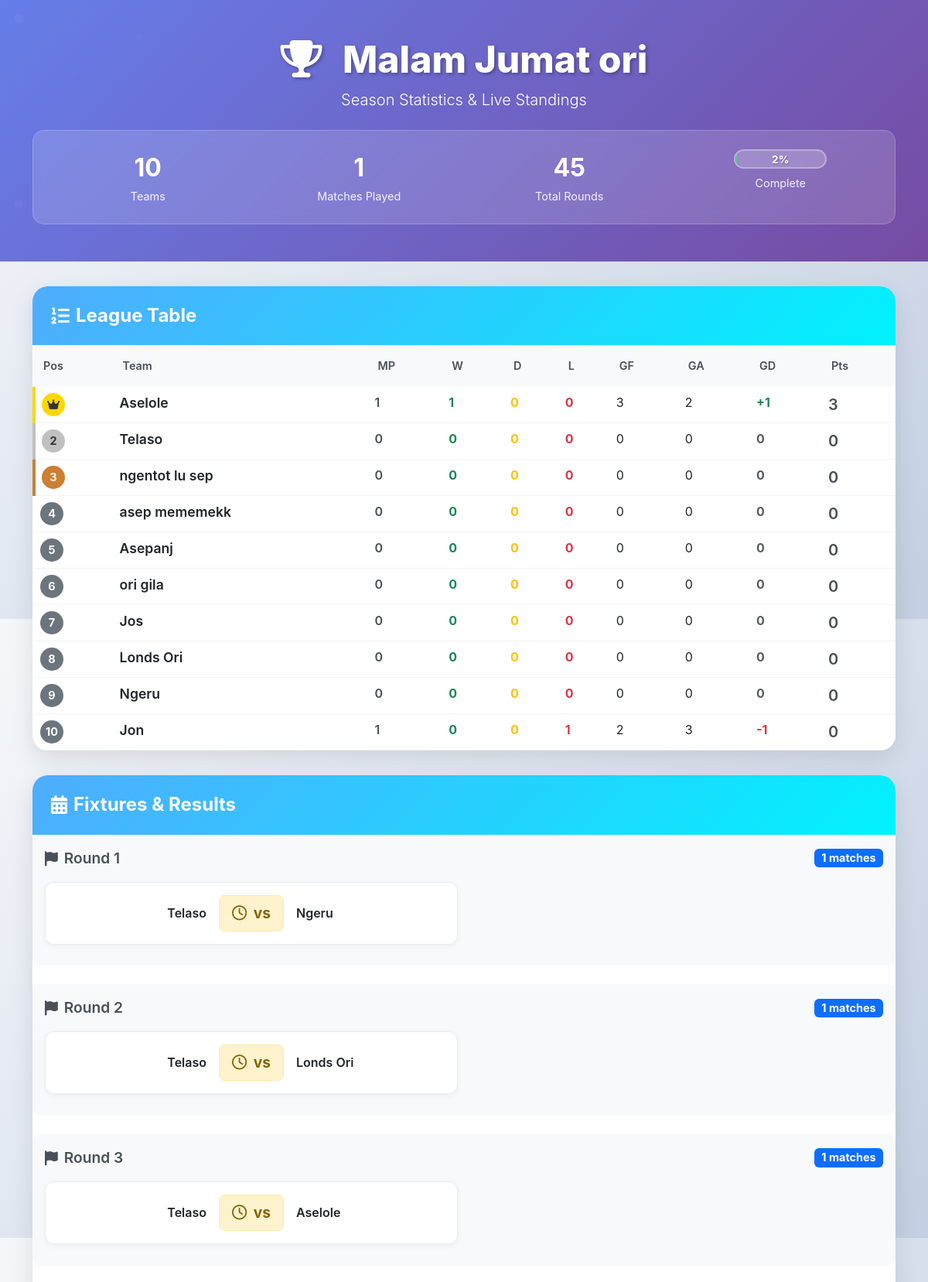
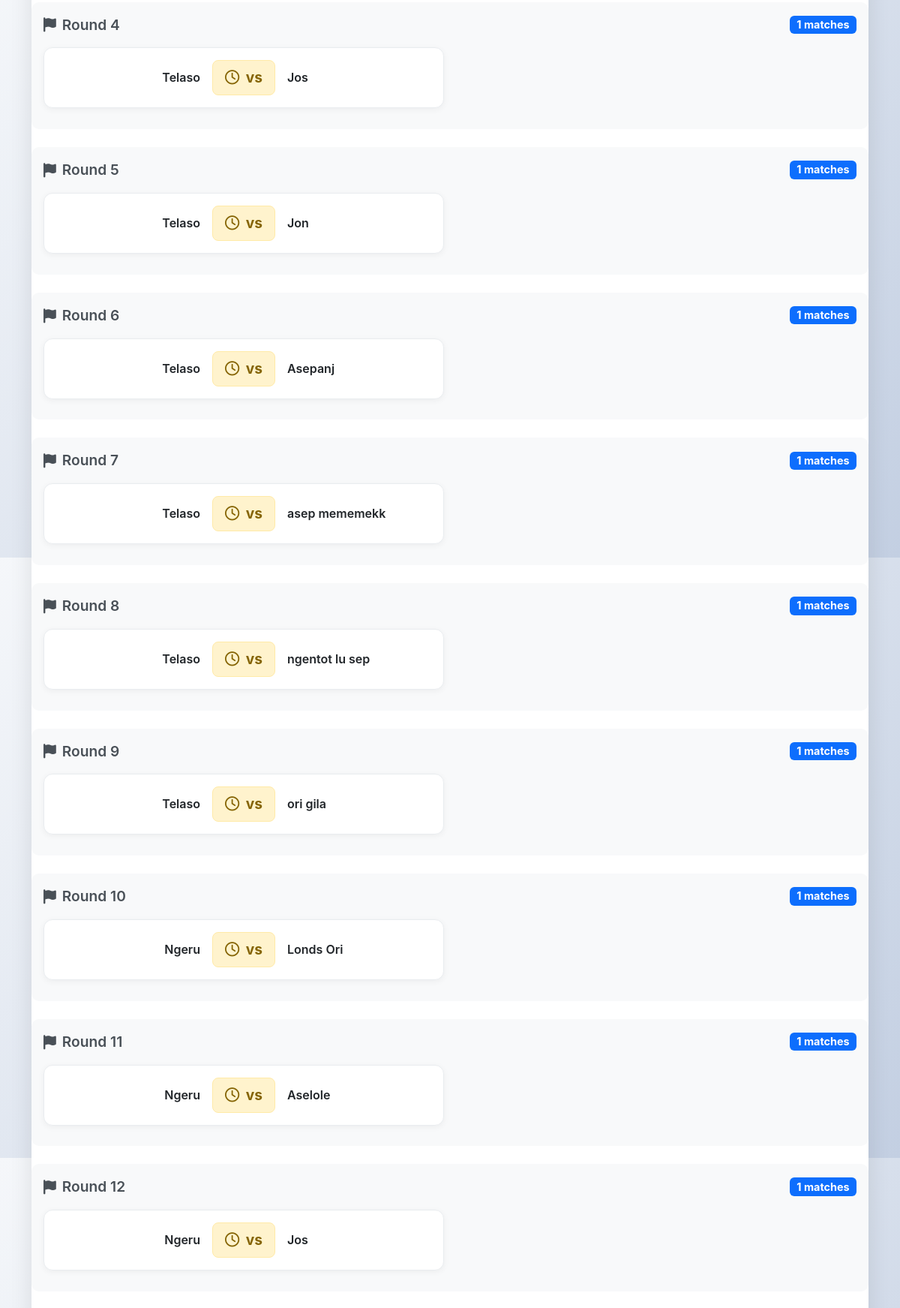
The app's page /show-standing.php?code=f5a2fd519a (upper part) with its own data (2 pictures, top to bottom).
### tables this page shows
CREATE TABLE `leagues` (
  `id` int(11) NOT NULL,
  `user_id` int(11) NOT NULL,
  `name` varchar(100) NOT NULL,
  `created_by` int(11) DEFAULT NULL,
  `created_at` timestamp NOT NULL DEFAULT current_timestamp(),
  `is_public` tinyint(1) DEFAULT 0,
  `code` varchar(20) DEFAULT NULL
);

CREATE TABLE `league_standings` (
  `id` int(11) NOT NULL,
  `league_id` int(11) NOT NULL,
  `team_name` varchar(50) NOT NULL,
  `matches_played` int(11) DEFAULT 0,
  `wins` int(11) DEFAULT 0,
  `draws` int(11) DEFAULT 0,
  `losses` int(11) DEFAULT 0,
  `goals_for` int(11) DEFAULT 0,
  `goals_against` int(11) DEFAULT 0,
  `goal_difference` int(11) DEFAULT 0,
  `points` int(11) DEFAULT 0
);

CREATE TABLE `league_fixtures` (
  `id` int(11) NOT NULL,
  `league_id` int(11) NOT NULL,
  `round` int(11) NOT NULL,
  `home_team` varchar(50) DEFAULT NULL,
  `away_team` varchar(50) DEFAULT NULL,
  `home_score` int(11) DEFAULT NULL,
  `away_score` int(11) DEFAULT NULL,
  `is_played` tinyint(1) DEFAULT 0
);

### show-standing.php (the view, shortened to what this page needs)
<?php
$host = 'localhost';
$db = 'czkugpvg_league';
$user = 'czkugpvg_league';
$pass = 'BangJal!';
try {
    $pdo = new PDO("mysql:host=$host;dbname=$db", $user, $pass);
    $pdo->setAttribute(PDO::ATTR_ERRMODE, PDO::ERRMODE_EXCEPTION);
} catch (PDOException $e) {
    die("Database connection failed: " . $e->getMessage());
}
$league_code = $_GET['code'] ?? null;
$stmt = $pdo->prepare("SELECT id, name FROM leagues WHERE code = ?");
$stmt->execute([$league_code]);
$league = $stmt->fetch(PDO::FETCH_ASSOC);
$league_id = $league['id'];
$standingsStmt = $pdo->prepare("SELECT * FROM league_standings WHERE league_id = ? ORDER BY points DESC, goal_difference DESC, goals_for DESC");
$standingsStmt->execute([$league_id]);
$standings = $standingsStmt->fetchAll(PDO::FETCH_ASSOC);
$logStmt = $pdo->prepare("SELECT * FROM league_match_log WHERE league_id = ?");
$logStmt->execute([$league_id]);
$match_logs = $logStmt->fetchAll(PDO::FETCH_ASSOC);
$score_lookup = [];
foreach ($match_logs as $log) {
    $key = "{$log['round']}_{$log['home_team']}_{$log['away_team']}";
    $score_lookup[$key] = [
        'home_score' => $log['home_score'],
        'away_score' => $log['away_score'],
        'winner' => $log['home_score'] > $log['away_score'] ? 'home' : ($log['away_score'] > $log['home_score'] ? 'away' : 'draw')
    ];
}
$allFixturesStmt = $pdo->prepare("SELECT * FROM league_fixtures WHERE league_id = ? ORDER BY round ASC, id ASC");
$allFixturesStmt->execute([$league_id]);
$allFixtures = $allFixturesStmt->fetchAll(PDO::FETCH_ASSOC);
$fixtures_by_round = [];
foreach ($allFixtures as $fixture) {
    $fixtures_by_round[$fixture['round']][] = $fixture;
}
$totalRoundsStmt = $pdo->prepare("SELECT MAX(round) as max_round FROM league_fixtures WHERE league_id = ?");
$totalRoundsStmt->execute([$league_id]);
$max_round = (int) $totalRoundsStmt->fetchColumn();
$total_matches = count($match_logs);
$total_fixtures = count($allFixtures);
$completion_percentage = $total_fixtures > 0 ? round(($total_matches / $total_fixtures) * 100) : 0;
?>
<!DOCTYPE html>
<html lang="en">
<head>
  <link href="https://cdn.jsdelivr.net/npm/bootstrap@5.3.0/dist/css/bootstrap.min.css" rel="stylesheet">
  <link href="https://cdnjs.cloudflare.com/ajax/libs/font-awesome/6.4.0/css/all.min.css" rel="stylesheet">
</head>
<body>
  <div class="hero-header">
    <div class="container position-relative">
      <div class="text-center mb-4">
        <h1 class="league-title">
          <i class="fas fa-trophy me-3"></i>
          <?= htmlspecialchars($league['name']) ?>
        </h1>
        <p class="lead mb-0">Season Statistics & Live Standings</p>
      </div>
      <div class="league-stats">
        <div class="row g-4">
          <div class="col-6 col-md-3">
            <div class="stats-item">
              <span class="stats-number"><?= count($standings) ?></span>
              <span class="stats-label">Teams</span>
            </div>
          </div>
          <div class="col-6 col-md-3">
            <div class="stats-item">
              <span class="stats-number"><?= $total_matches ?></span>
              <span class="stats-label">Matches Played</span>
            </div>
          </div>
          <div class="col-6 col-md-3">
            <div class="stats-item">
              <span class="stats-number"><?= $max_round ?></span>
              <span class="stats-label">Total Rounds</span>
            </div>
          </div>
          <div class="col-6 col-md-3">
            <div class="stats-item">
              <div class="progress-container-hero">
                <div class="progress-bar-hero">
                  <div class="progress-fill" style="width: <?= $completion_percentage ?>%"></div>
                  <span class="progress-percentage"><?= $completion_percentage ?>%</span>
                </div>
              </div>
              <span class="stats-label mt-2 d-block">Complete</span>
            </div>
          </div>
        </div>
      </div>
    </div>
  </div>
  <div class="container pb-5">
    <div class="standings-card">
      <div class="card-header-custom">
        <h2 class="card-title">
          <i class="fas fa-list-ol"></i>
          League Table
        </h2>
      </div>
      <div class="card-body p-0">
        <?php if (!empty($standings)): ?>
          <div class="table-responsive">
            <table class="table standings-table">
              <thead>
                <tr>
                  <th>Pos</th><th>Team</th><th>MP</th><th>W</th><th>D</th><th>L</th><th>GF</th><th>GA</th><th>GD</th><th>Pts</th>
                </tr>
              </thead>
            <tbody>
              <?php $rank = 1; foreach ($standings as $team): ?>
                <tr>
                  <td>
                    <div class="position-badge pos-<?= $rank <= 3 ? $rank : 'other' ?>">
                      <?php if ($rank == 1): ?>
                        <i class="fas fa-crown"></i>
                      <?php elseif ($rank <= 3): ?>
                        <?= $rank ?>
                      <?php else: ?>
                        <?= $rank ?>
                      <?php endif; ?>
                    </div>
                  </td>
                  <td>
                    <div class="team-name"><?= htmlspecialchars($team['team_name']) ?></div>
                  </td>
                  <td><span class="stat-highlight"><?= $team['matches_played'] ?></span></td>
                  <td><span class="text-success fw-bold"><?= $team['wins'] ?></span></td>
                  <td><span class="text-warning fw-bold"><?= $team['draws'] ?></span></td>
                  <td><span class="text-danger fw-bold"><?= $team['losses'] ?></span></td>
                  <td><?= $team['goals_for'] ?></td>
                  <td><?= $team['goals_against'] ?></td>
                  <td class="<?= $team['goal_difference'] > 0 ? 'text-success' : ($team['goal_difference'] < 0 ? 'text-danger' : 'text-muted') ?> fw-bold">
                    <?= $team['goal_difference'] > 0 ? '+' : '' ?><?= $team['goal_difference'] ?>
                  </td>
                  <td><span class="stat-highlight fs-5"><?= $team['points'] ?></span></td>
                </tr>
                <?php $rank++; ?>
              <?php endforeach; ?>
            </tbody>
          </table>
        </div>
        <?php endif; ?>
      </div>
    </div>
    <div class="fixtures-card">
      <div class="card-header-custom">
        <h2 class="card-title">
          <i class="fas fa-calendar-alt"></i>
          Fixtures & Results
        </h2>
      </div>
      <div class="card-body">
        <?php if (!empty($fixtures_by_round)): ?>
          <?php foreach ($fixtures_by_round as $round => $matches): ?>
            <div class="fixture-round">
              <div class="round-header">
                <i class="fas fa-flag"></i>
                Round <?= $round ?>
                <span class="badge bg-primary ms-auto"><?= count($matches) ?> matches</span>
              </div>
              <div class="row g-3">
                <?php foreach ($matches as $match): ?>
                  <?php
                    $home = $match['home_team'];
                    $away = $match['away_team'];
                    $key = "{$match['round']}_{$home}_{$away}";
                    $score_data = $score_lookup[$key] ?? null;
                    $is_played = $score_data !== null;
                  ?>
                  <div class="col-md-6">
                    <div class="match-fixture <?= $is_played ? ($score_data['winner'] === 'home' ? 'winner-home' : ($score_data['winner'] === 'away' ? 'winner-away' : 'match-draw')) : '' ?>">
                      <div class="match-teams">
                        <div class="team-side text-end">
                          <div class="team-name-fixture"><?= htmlspecialchars($home) ?></div>
                        </div>
                        <div class="match-score <?= $is_played ? 'score-played' : 'score-pending' ?>">
                          <?php if ($is_played): ?>
                            <i class="fas fa-trophy me-1"></i>
                            <?= $score_data['home_score'] ?> - <?= $score_data['away_score'] ?>
                          <?php else: ?>
                            <i class="far fa-clock me-1"></i>
                            vs
                          <?php endif; ?>
                        </div>
                        <div class="team-side">
                          <div class="team-name-fixture"><?= htmlspecialchars($away) ?></div>
                        </div>
                      </div>
                    </div>
                  </div>
                <?php endforeach; ?>
              </div>
            </div>
          <?php endforeach; ?>
        <?php endif; ?>
      </div>
    </div>
  </div>
</body>
</html>

### records on screen
leagues: name "Malam Jumat ori"
league_standings: team_name "Aselole", matches_played "1", wins "1", draws "0", losses "0", goals_for "3", goals_against "2", goal_difference "1", points "3"
league_standings: team_name "Telaso", matches_played "0", wins "0", draws "0", losses "0", goals_for "0", goals_against "0", goal_difference "0", points "0"
league_standings: team_name "ngentot lu sep", matches_played "0", wins "0", draws "0", losses "0", goals_for "0", goals_against "0", goal_difference "0", points "0"
league_standings: team_name "asep mememekk", matches_played "0", wins "0", draws "0", losses "0", goals_for "0", goals_against "0", goal_difference "0", points "0"
league_standings: team_name "Asepanj", matches_played "0", wins "0", draws "0", losses "0", goals_for "0", goals_against "0", goal_difference "0", points "0"
league_standings: team_name "ori gila", matches_played "0", wins "0", draws "0", losses "0", goals_for "0", goals_against "0", goal_difference "0", points "0"
league_standings: team_name "Jos", matches_played "0", wins "0", draws "0", losses "0", goals_for "0", goals_against "0", goal_difference "0", points "0"
league_standings: team_name "Londs Ori", matches_played "0", wins "0", draws "0", losses "0", goals_for "0", goals_against "0", goal_difference "0", points "0"
league_standings: team_name "Ngeru", matches_played "0", wins "0", draws "0", losses "0", goals_for "0", goals_against "0", goal_difference "0", points "0"
league_standings: team_name "Jon", matches_played "1", wins "0", draws "0", losses "1", goals_for "2", goals_against "3", goal_difference "-1", points "0"
league_fixtures: home_team "Telaso", away_team "Ngeru"
league_fixtures: home_team "Telaso", away_team "Londs Ori"
league_fixtures: home_team "Telaso", away_team "Aselole"
league_fixtures: home_team "Telaso", away_team "Jos"
league_fixtures: home_team "Telaso", away_team "Jon"
league_fixtures: home_team "Telaso", away_team "Asepanj"
league_fixtures: home_team "Telaso", away_team "asep mememekk"
league_fixtures: home_team "Telaso", away_team "ngentot lu sep"
league_fixtures: home_team "Telaso", away_team "ori gila"
league_fixtures: home_team "Ngeru", away_team "Londs Ori"
league_fixtures: home_team "Ngeru", away_team "Aselole"
league_fixtures: home_team "Ngeru", away_team "Jos"

### other values on screen
count($standings) "10"
$total_matches "1"
$max_round "45"
$completion_percentage "2"
$round "1"
count($matches) "1"
$round "2"
$round "3"
$round "4"
$round "5"
$round "6"
$round "7"
$round "8"
$round "9"
$round "10"
